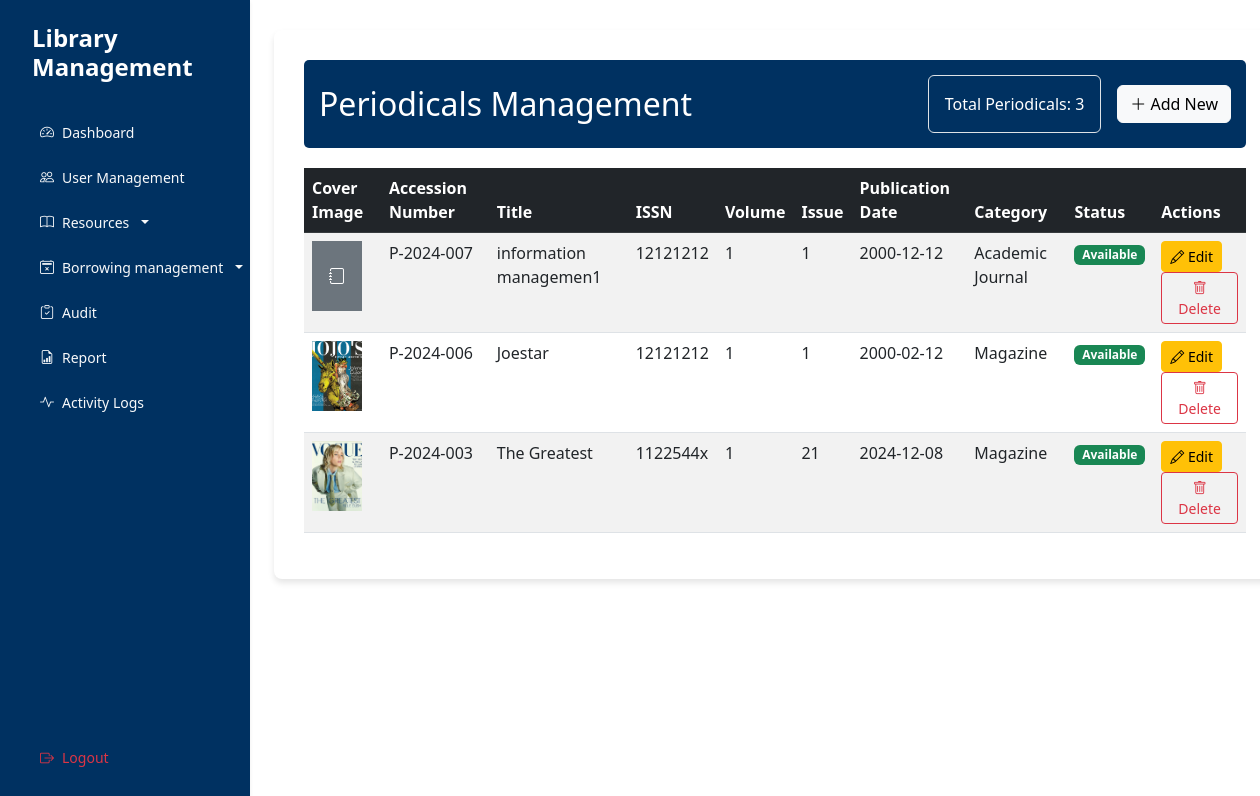
/interface/periodicals.php (signed in), run on an earlier commit of the app's database.
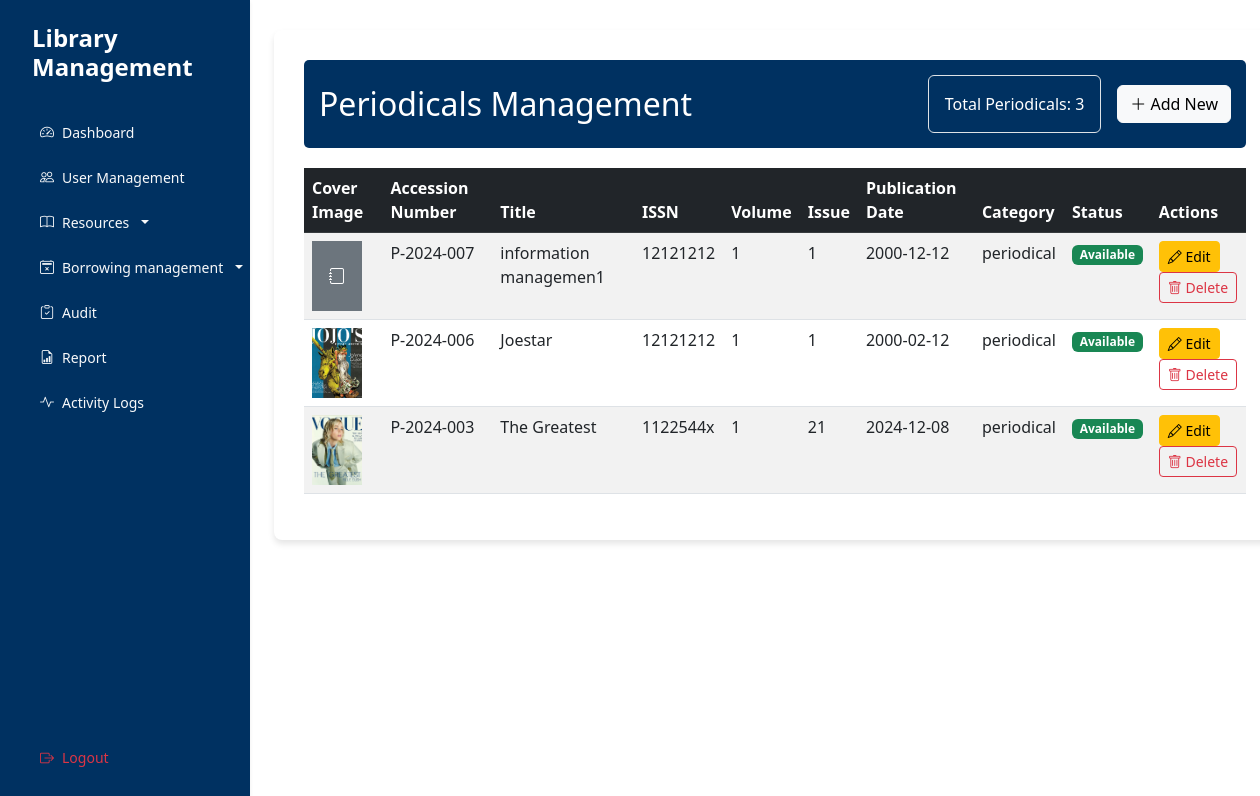
And on a later commit of the database.
### tables this page shows
CREATE TABLE `periodicals` (
  `periodical_id` int(11) NOT NULL,
  `resource_id` int(11) NOT NULL,
  `issn` varchar(8) NOT NULL,
  `volume` varchar(20) DEFAULT NULL,
  `issue` varchar(20) DEFAULT NULL,
  `publication_date` date DEFAULT NULL
);

CREATE TABLE `library_resources` (
  `resource_id` int(11) NOT NULL,
  `title` varchar(255) NOT NULL,
  `accession_number` varchar(20) NOT NULL,
  `category` enum('book','periodical','media') NOT NULL,
  `status` enum('available','borrowed','maintenance') DEFAULT 'available',
  `created_at` timestamp NOT NULL DEFAULT current_timestamp(),
  `updated_at` timestamp NOT NULL DEFAULT current_timestamp() ON UPDATE current_timestamp(),
  `cover_image` varchar(255) DEFAULT NULL
);

### controller/PeriodicalController.php (called while the page is built, shortened)
<?php
require_once '../config/Database.php';
class PeriodicalController {
    private $conn;
    public function __construct() {
        $database = new Database();
        $this->conn = $database->getConnection();
    }
    public function getPeriodicals() {
        try {
            $query = "SELECT lr.resource_id, lr.title, lr.accession_number, lr.category, lr.status, lr.cover_image,
                             p.issn, p.volume, p.issue, p.publication_date
                      FROM library_resources lr
                      JOIN periodicals p ON lr.resource_id = p.resource_id
                      ORDER BY lr.created_at DESC";
            $stmt = $this->conn->prepare($query);
            $stmt->execute();
            return $stmt->fetchAll(PDO::FETCH_ASSOC);
        } catch (PDOException $e) {
            error_log("Get periodicals error: " . $e->getMessage());
            return [];
        }
    }
}

### config/Database.php (called while the page is built, shortened)
<?php
class Database {
    private $host = "localhost";
    private $port = "3307";
    private $db_name = "library_management";
    private $username = "root";
    private $password = "";
    public function getConnection() {
        $this->conn = null;
        try {
            $this->conn = new PDO(
                "mysql:host=" . $this->host . ";port=" . $this->port . ";dbname=" . $this->db_name,
                $this->username,
                $this->password
            );
            $this->conn->setAttribute(PDO::ATTR_ERRMODE, PDO::ERRMODE_EXCEPTION);
        } catch(PDOException $e) {
            echo "Connection Error: " . $e->getMessage();
        }
        return $this->conn;
    }
}

### interface/periodicals.php (the view, shortened to what the changed rows need)
<?php
require_once '../controller/PeriodicalController.php';
$periodicalController = new PeriodicalController();
$periodicals = $periodicalController->getPeriodicals();
?>
<!DOCTYPE html>
<html lang="en">
<head>
    <link href="https://cdnjs.cloudflare.com/ajax/libs/bootstrap/5.3.0/css/bootstrap.min.css" rel="stylesheet">
    <link href="https://cdnjs.cloudflare.com/ajax/libs/bootstrap-icons/1.7.2/font/bootstrap-icons.min.css" rel="stylesheet">
</head>
<body>
    <div class="d-flex">
        <main class="col-md-9 ms-sm-auto col-lg-10 px-md-4">
            <div class="borrowing-monitoring-container">
                <div class="page-header d-flex justify-content-between align-items-center">
                    <h2 class="mb-0">
                        <i></i>Periodicals Management
                    </h2>
                </div>
                <div class="table-responsive">
                    <table class="table table-striped table-hover">
                        <thead class="table-dark">
                            <tr>
                                <th>Cover Image</th>
                                <th>Accession Number</th>
                                <th>Title</th>
                                <th>ISSN</th>
                                <th>Volume</th>
                                <th>Issue</th>
                                <th>Publication Date</th>
                                <th>Category</th>
                                <th>Status</th>
                                <th>Actions</th>
                            </tr>
                        </thead>
                        <tbody>
                            <?php foreach ($periodicals as $periodical): ?>
                            <tr>
                                <td>
                                    <?php if (!empty($periodical['cover_image'])): ?>
                                        <img src="../<?php echo htmlspecialchars($periodical['cover_image']); ?>"
                                             alt="Cover"
                                             style="width: 50px; height: 70px; object-fit: cover;"
                                             onerror="this.onerror=null; this.src='assets/images/default-cover.png';">
                                    <?php else: ?>
                                        <div class="bg-secondary text-white d-flex align-items-center justify-content-center"
                                             style="width: 50px; height: 70px;">
                                            <i class="bi bi-journal"></i>
                                        </div>
                                    <?php endif; ?>
                                </td>
                                <td><?php echo htmlspecialchars($periodical['accession_number']); ?></td>
                                <td><?php echo htmlspecialchars($periodical['title']); ?></td>
                                <td><?php echo htmlspecialchars($periodical['issn']); ?></td>
                                <td><?php echo htmlspecialchars($periodical['volume']); ?></td>
                                <td><?php echo htmlspecialchars($periodical['issue']); ?></td>
                                <td><?php echo htmlspecialchars($periodical['publication_date']); ?></td>
                                <td><?php echo htmlspecialchars($periodical['category']); ?></td>
                                <td>
                                    <span class="badge
                                    <?php
                                    echo $periodical['status'] === 'available' ? 'bg-success' : 'bg-warning';
                                    ?>">
                                        <?php echo ucfirst(htmlspecialchars($periodical['status'])); ?>
                                    </span>
                                </td>
                                <td>
                                    <button class="btn btn-sm btn-warning edit-periodical"
                                            data-bs-toggle="modal"
                                            data-bs-target="#periodicalModal"
                                            data-periodical='<?php echo htmlspecialchars(json_encode($periodical)); ?>'>
                                        <i class="bi bi-pencil"></i> Edit
                                    </button>
                                    <form method="POST" class="d-inline" onsubmit="return confirm('Are you sure you want to delete this media resource?');">
                                    <button type="submit" class="btn btn-sm btn-outline-danger">
                                        <i class="bi bi-trash"></i> Delete
                                    </button>
                                    </form>
                                </td>
                            </tr>
                            <?php endforeach; ?>
                        </tbody>
                    </table>
                </div>
            </div>
        </main>
    </div>
</body>
</html>

What changed in the data, as far as the page shows it:
changed through a linked row, periodicals "information managemen1": resource.category "Academic Journal" → "periodical"
changed through a linked row, periodicals "Joestar": resource.category "Magazine" → "periodical"
changed through a linked row, periodicals "The Greatest": resource.category "Magazine" → "periodical"
